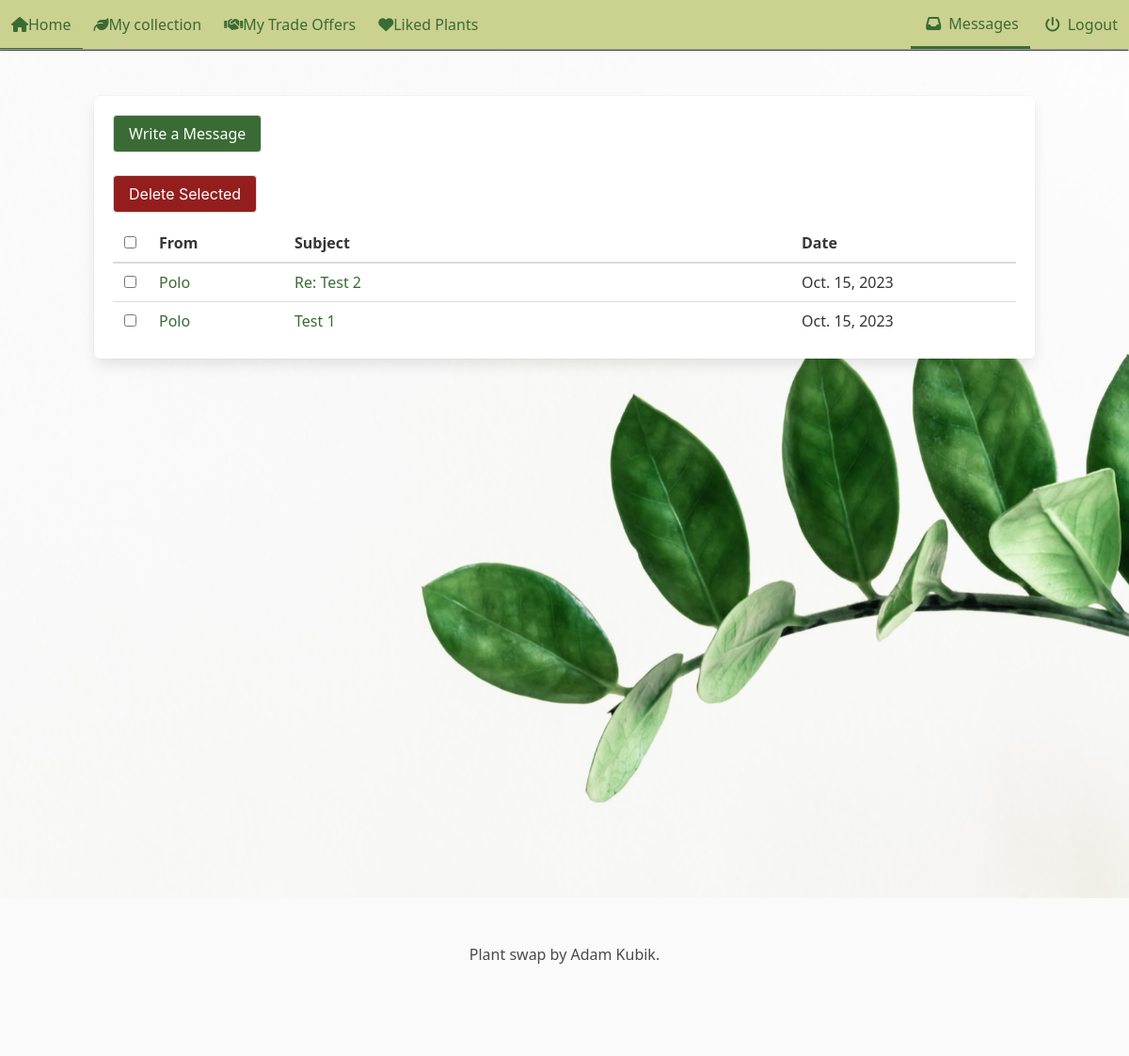
The app's page /accounts/messages/ (signed in), older data.
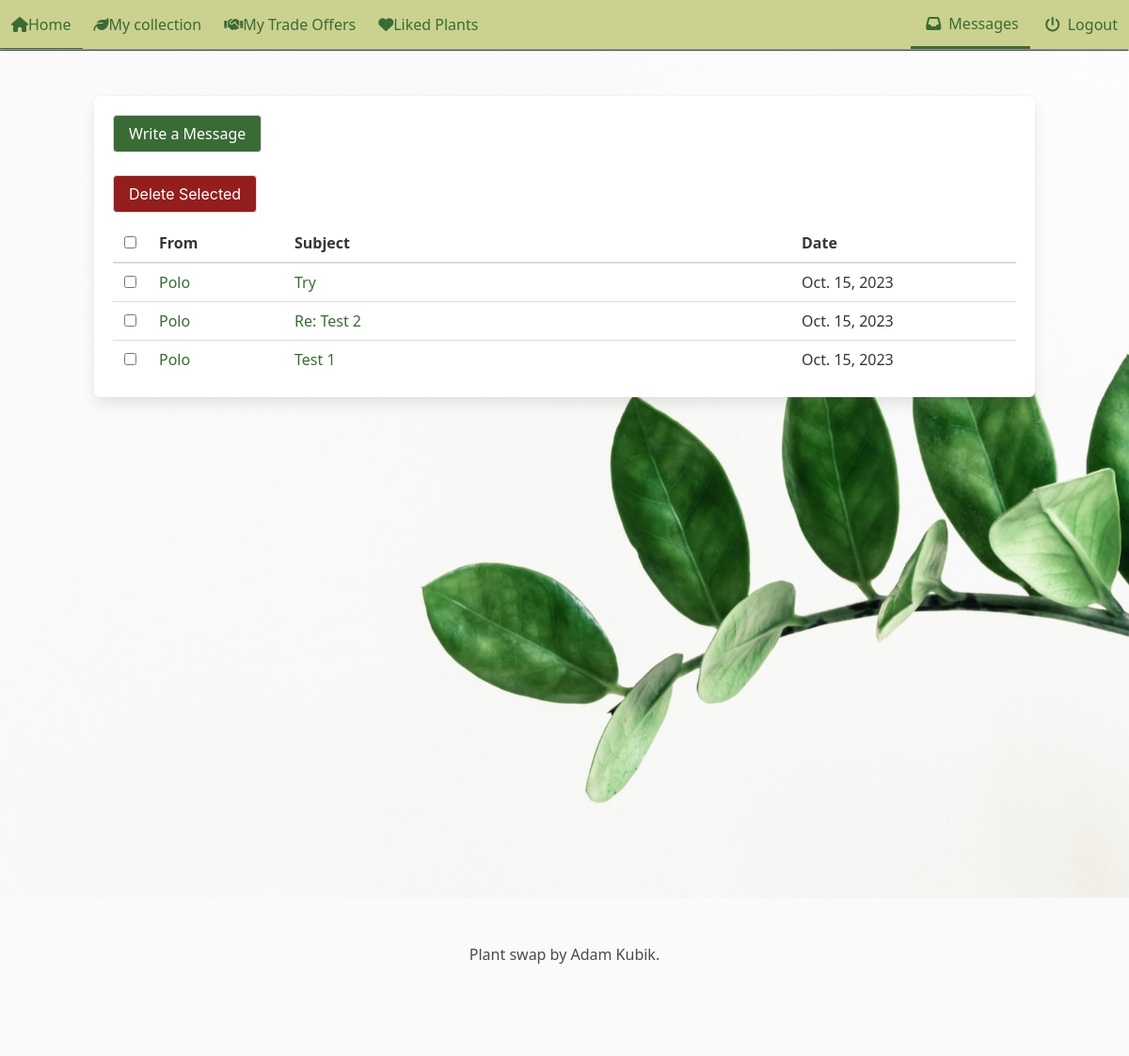
The same page, newer data.
### accounts/models.py (models this page shows, shortened)
class Message(models.Model):
    subject = models.CharField(max_length=32)
    body = models.TextField(max_length=500)
    sender = models.ForeignKey(settings.AUTH_USER_MODEL, on_delete=models.DO_NOTHING, related_name='sent_messages')
    receiver = models.ForeignKey(settings.AUTH_USER_MODEL, on_delete=models.DO_NOTHING, related_name='received_messages')
    date_sent = models.DateTimeField(auto_now_add=True, max_length=32)
    read = models.BooleanField(default=False)
    slug_subject = models.SlugField(max_length=64, blank=True)
    @property
    def older(self):
        return date.today() > self.date_sent.date()

### accounts/views.py (the view, shortened to what this page needs)
# urls.py: path('messages/', views.messages_view.as_view(), name='messages'),
class messages_view(LoginRequiredMixin, generic.ListView):
    def get(self, request):
        messages = Message.objects.filter(receiver=request.user).order_by('-date_sent')
        context = {'messages':messages}
        return render(request, 'accounts/messages.html', context)

### accounts/templates/accounts/messages.html (shortened to what this page needs)
{% extends "base.html" %}
{% load static %}
{% block header %}
<link rel="stylesheet" href="{% static 'plant_collection/css/no_padding_section.css' %}">
<link rel="stylesheet" href="{% static "accounts/css/max.css" %}">
{% endblock %}
{% block content %}
<section class='section'>
    <form class='box need-max-message' method='post' action="{% url 'accounts:messages' %}">
        <a href="{% url 'accounts:write_message' name='@' %}" ><div class='button forest-green-button is-responsive'>Write a Message</div></a>
        <div class="delete-button"><input type="submit" value='Delete Selected' class='button decline-button is-responsive'></div>
        <div>
            <table class='table is-hoverable is-fullwidth'>
                <thead>
                    <tr>
                        <th><input type="checkbox" id="select-all"></th>
                        <th>From</th>
                        <th>Subject</th>
                        <th>Date</th>
                    </tr>
                </thead>
                <tbody>
                    {% for message in messages %}
                    {% if not message.read %}
                    <tr class='has-text-weight-bold is-size-6-desktop is-size-7-touch'>
                        <td style="width:0"><input name="{{message.slug_subject}}" type="checkbox" class='message-checkbox'></td>
                        <td style='width:15%'><a href="{% url 'accounts:write_message' name=message.sender %}">{{ message.sender }}</a></td>
                        <td><a href="{% url 'accounts:message' slug=message.slug_subject %}">{{ message.subject }}</a></td>
                        {% if message.older %}
                        <td style='width:50%'>{{ message.date_sent|date }}</td>
                        {% elif not message.older %}
                        <td style='width:25%'>{{ message.date_sent|time }}</td>
                        {% endif %}
                    </tr>
                    {% else %}
                    <tr class="is-size-6-desktop is-size-7-touch">
                        <td style="width:0"><input name="{{message.slug_subject}}" type="checkbox" class='message-checkbox'></td>
                        <td style='width:15%'><a href="{% url 'accounts:write_message' name=message.sender %}">{{ message.sender }}</a></td>
                        <td><a href="{% url 'accounts:message' slug=message.slug_subject %}">{{ message.subject }}</a></td>
                        {% if message.older %}
                        <td style='width:25%'>{{ message.date_sent|date }}</td>
                        {% elif not message.older %}
                        <td style='width:25%'>{{ message.date_sent|time }}</td>
                        {% endif %}
                    </tr>
                    {% endif %}
                    {% endfor %}
                </tbody>
            </table>
        </div>
    </form>
</section>
{% endblock content %}

### plant_collection/templates/base.html (shortened to what this page needs)
<!DOCTYPE html>
<html lang='en'>
    <head>
        {% load static %}
        <link rel="stylesheet" href="{% static "plant_collection/css/base.css" %}">
        <link rel="stylesheet" href="{% static 'plant_collection/css/hover.css' %}">
        <link rel="stylesheet" href="{% static 'plant_collection/css/divider.css' %}">
        <link rel="stylesheet" href="{% static 'plant_collection/css/coloring.css' %}">
        <link rel="stylesheet" href="{% static 'plant_collection/css/message_dot.css' %}">
        {% block header %}{% endblock header %}
    </head>
    <body>
        <div style='position: sticky; top:0px; z-index: 2;'>
            <nav class='navbar sage-green' role='navigation'>
            <div class='navbar-brand'>
                <a href="{% url 'plant_collection:front_page' %}" class='navbar-item is-tab forest-green'>
                <i class="fa-solid fa-house"></i>Home
                </a>
                {% if user.is_authenticated %}
                <a href="{% url 'plant_collection:personal_collection' %}" class='navbar-item is-tab forest-green'>
                <i class="fa-solid fa-leaf"></i>My collection
                </a>
                {% endif %}
            </div>
            <div class='navbar-menu sage-green' id="navMenu">
                <div class='navbar-start'>
                {% if user.is_authenticated %}
                <a href="{% url 'accounts:trades' %}" class='navbar-item is-tab forest-green'>
                    <i class="fa-solid fa-handshake"></i>My Trade Offers
                </a>
                <a href="{% url 'accounts:liked_list' %}" class='navbar-item is-tab forest-green'>
                    <i class="fa-solid fa-heart"></i>Liked Plants
                </a>
                {% endif %}
                </div>
                <div class='navbar-end'>
                    {% if user.is_authenticated %}
                    <a href="{% url 'accounts:messages' %}" class='navbar-item forest-green is-tab'>
                    <span class="icon-text"><span class="icon"><i class="fa-solid fa-inbox"></i></span><span>Messages</span>
                    </span>
                    </a>
                    {% endif %}
                    {% if user.is_authenticated %}
                    <a href="{% url 'accounts:logout' %}" class='navbar-item forest-green is-tab'>
                    <span class='icon-text'><span class='icon'><i class="fa-solid fa-power-off"></i></span><span>Logout</span></span>
                    </a>
                    {% else %}
                    <a href="{% url 'accounts:login' %}" class='navbar-item forest-green is-tab'>
                    <span class='icon-text'><span class='icon'><i class="fa-solid fa-user"></i></span><span>Login/Signup</span></span>
                    </a>
                    {% endif %}
                </div>
            </div>
            </nav>
        <div class='divider'></div>
        </div>
        <div class='back-image' style='min-height:900px; overflow:hidden;'>
            {% block content %}
            {% endblock %}
        </div>
        <footer class="footer">
            <div class="content has-text-centered">
              <p>
                Plant swap by Adam Kubik.
              </p>
            </div>
          </footer>
    </body>
</html>

### plant_collection/static/plant_collection/css/divider.css (style rules this page uses)
.divider { border-bottom: 1px solid #000000; display: block; margin-left: auto; margin-right: auto; border-style: inset; border-width: 1px; width: 100%; }

### plant_collection/static/plant_collection/css/coloring.css (style rules this page uses)
.forest-green { color: #3A6B35; }
.sage-green { background-color: #CBD18F; }
.forest-green-button { background-color: #3A6B35; color: white; }
.decline-button { background-color: hsl(0, 66%, 35%); color: white; }
.navbar-active { border-bottom: 3px solid #3A6B35 !important; }
a { color: #3A6B35 !important; }

### accounts/static/accounts/css/max.css (style rules this page uses)
.need-max-message { max-width: 1000px; margin-left: auto; margin-right: auto; }

### accounts/templates/accounts/messages.html (style rules this page uses)
.delete-button { margin-top: 2vw; margin-bottom: 1vw; }

Row changes from the older to the newer data that the page shows:
added Message: sender "Polo", subject "Try", date_sent "Oct. 15, 2023"
